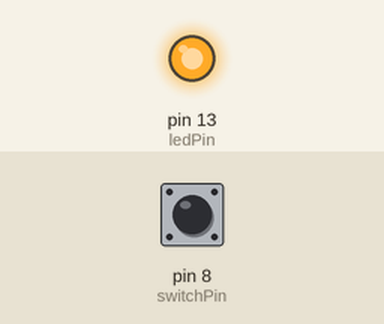
A sketch run on a simulated Arduino Uno, built with avr-gcc and run on an emulated ATmega328P. Shown: output pins drawn as LEDs (lit = HIGH). The inputs (shaded band) are chosen by the test bench; at power-on: pin 8 (switchPin) HIGH.

Above: at 1.2 s.
1.3 s: pin 8 (switchPin) pulled LOW for 0.15 s
At 2.6 s:
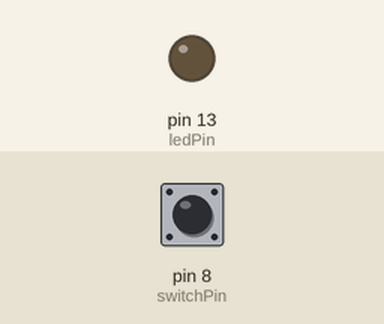
2.9 s: pin 8 (switchPin) pulled LOW for 1 s
At 5.1 s:
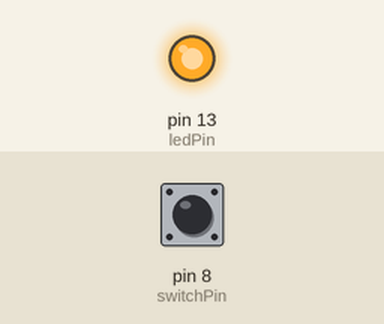
5.4 s: pin 8 (switchPin) pulled LOW for 3.2 s
At 9.9 s:
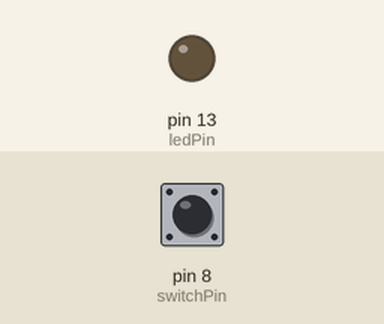
Timing chart, 0 to 11.4 s (numbered marks = the images above; inputs shaded):
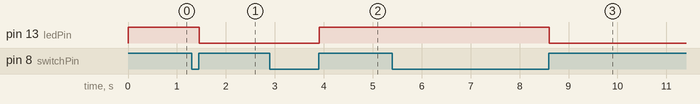

Measured:
- after the input at 1.3 s, pin 13 (ledPin): HIGH → LOW after 0.16 s
- after the input at 2.9 s, pin 13 (ledPin): LOW → HIGH after 1.0 s
- after the input at 5.4 s, pin 13 (ledPin): HIGH → LOW after 3.2 s

The sketch:

Switch.ino
```cpp
int switchPin = 8;
  int ledPin =13;
  boolean lastclick = LOW;
  boolean currentclick = LOW;
  boolean ledOn = false;
void setup() {
  // put your setup code here, to run once:

  pinMode(switchPin,INPUT);
  pinMode(ledPin,OUTPUT);
}

boolean debounce(boolean last)
{
  boolean current = digitalRead(switchPin);
  if(last != current)
  {
    delay(5);
    current = digitalRead(switchPin);

  }
  return current;
}

void loop() {
  currentclick = debounce(lastclick);
  if(lastclick == LOW && currentclick == HIGH)
  {
    ledOn = !ledOn;
  }
  lastclick = currentclick;
  digitalWrite(ledPin,ledOn);
}
```
